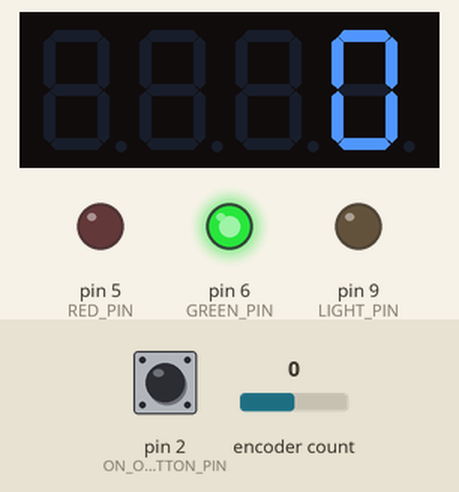
This sketch was run on a simulated Arduino Uno, built with avr-gcc and run on an emulated ATmega328P. Parts: 4-digit seven-segment display, output pins drawn as LEDs (lit = HIGH). The test bench sets the inputs (shaded band); at power-on: encoder count 0, pin 2 (ON_OFF_BUTTON_PIN) HIGH.

Above: at 1.2 s.
1.3 s: encoder count set to 1
At 2.0 s:
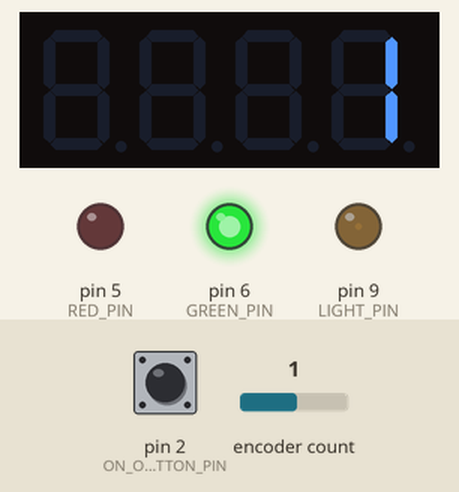
4.3 s: pin 2 (ON_OFF_BUTTON_PIN) pulled LOW for 0.15 s
At 5.4 s:
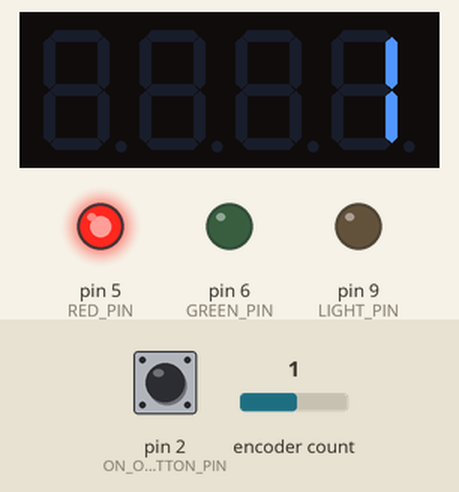
7.4 s: pin 2 (ON_OFF_BUTTON_PIN) pulled LOW for 1 s
At 11.2 s:
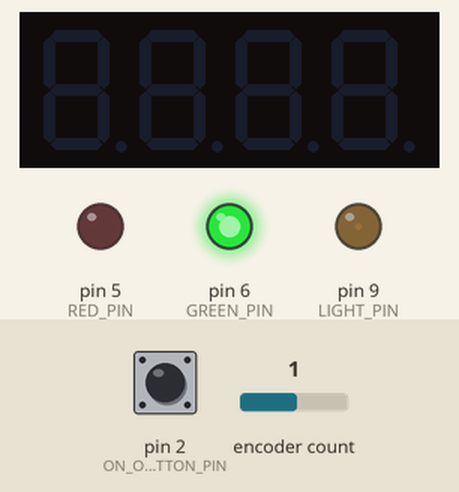
11.4 s: encoder count set to 5
At 12.2 s:
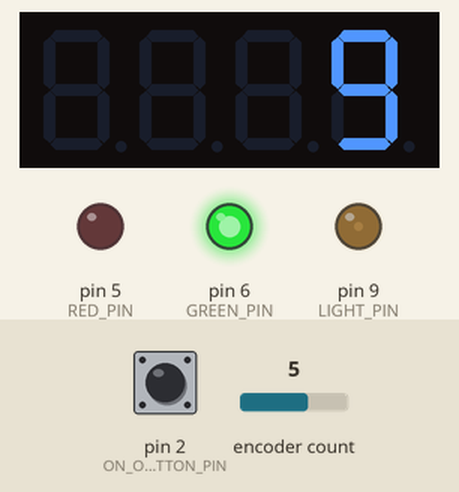
12.9 s: encoder count set to 6
At 13.2 s:
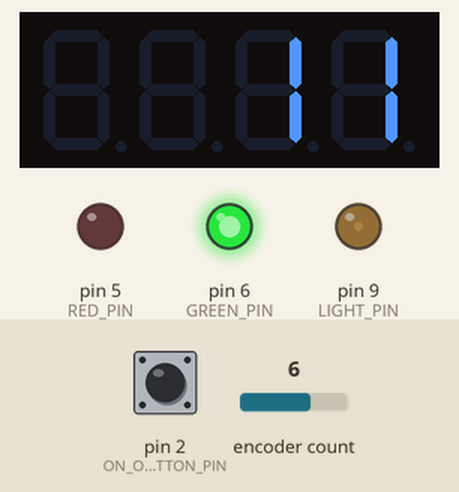
Timing chart, 0 to 15.9 s (numbered marks = the images above; inputs shaded):
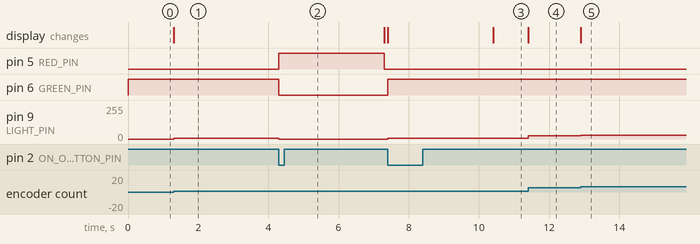

The sketch:

LedController.ino
```cpp
/* ================================================
    Контроллер для светодиодной ленты для стола


    by Ya0slav
    ================================================
*/


/*==========================================
              Настройки программы
  ========================================= */
#define SPEED 5 // Сколько добавлять к яркости за 1 сдвиг
#define ON_OFF_BUTTON_PIN 2 // Пин вкл/выкл кнопки(Лучше не менять)


/*==========================================
                   Энкодер
  ========================================= */
#define ENCODER_PIN_S1 3 // Пин S1 энкодера
#define ENCODER_PIN_S2 4 // Пин S2 энкодера


/*==========================================
                    Свет
  ========================================= */
#define LIGHT_PIN 9 // Пин для подключения ленты(через транзистор)
#define RED_PIN 5 // Нужен для состояния блокировки
#define GREEN_PIN 6 // Для состояния включения


/*==========================================
                   Дисплей
  ========================================= */
#define CLK 7 //Пин CLK
#define DIO 8 //Пин DIO
#define DISPLAY_TIMEOUT 3000 // Через сколько миллисекунд тухнет
                             // дисплей и/или красный светодиод


/*==========================================
   !!!!!!!!!!!!!!!!!!!!!!!!!!!!!!!!!!!!!!!!!

             ОСНОВНАЯ ПРОГРАММА

   !!!!!!!!!!!!!!!!!!!!!!!!!!!!!!!!!!!!!!!!!
  ========================================= */
#include <EncButton.h>
#include <GyverTM1637.h>

uint32_t disp_tmr;
volatile uint32_t btn_filter;

int i;
volatile bool isEnable = true;

GyverTM1637 disp(CLK, DIO);
EncButton<EB_TICK, ENCODER_PIN_S1, ENCODER_PIN_S2> enc;

void setup() {

  //Разгон шим
  TCCR1A = 0b00000001;
  TCCR1B = 0b00001001;

  pinMode(LIGHT_PIN, OUTPUT);
  pinMode(GREEN_PIN, OUTPUT);
  pinMode(RED_PIN, OUTPUT);
  pinMode(ON_OFF_BUTTON_PIN, INPUT_PULLUP);

  disp.clear();
  disp.brightness(7);

  attachInterrupt(digitalPinToInterrupt(ON_OFF_BUTTON_PIN), on_off, FALLING);
}

void loop() {

  encoder_logic();

  if (millis() - disp_tmr < DISPLAY_TIMEOUT) {
    disp.displayInt((int)map(i, 0, 255, 0, 100));
    digitalWrite(RED_PIN, !isEnable);
  }
  else {
    disp.clear();
    digitalWrite(RED_PIN, LOW);
  }

  digitalWrite(GREEN_PIN, isEnable);


  if (isEnable){
    analogWrite(LIGHT_PIN, i);
  }
  else analogWrite(LIGHT_PIN,LOW);

}

void encoder_logic() {
  enc.tick();

  if (!enc.turn()) return;
  disp_tmr = millis();
  if (!isEnable) return;


  if (enc.left()) {
    i -= SPEED;
    if (i < 0) i = 0;
  }
  else if (enc.right()) {
    i += SPEED;
    if (i > 255) i = 255;
  }

}

void on_off() {
  if ( millis() - btn_filter < 300) return; //Антидребезг

  isEnable = !isEnable;
  disp_tmr = millis();
  btn_filter = millis();
}
```

Measured:
- after the input at 1.3 s, pin 9 (LIGHT_PIN): 0/255 → 5/255 at once; the display: changes at once (image 1)
- after the input at 4.3 s, pin 5 (RED_PIN): LOW → HIGH at once, → LOW 3.0 s later; pin 6 (GREEN_PIN): HIGH → LOW at once; pin 9 (LIGHT_PIN): 5/255 → 0/255 at once
- after the input at 7.4 s, pin 6 (GREEN_PIN): LOW → HIGH at once; pin 9 (LIGHT_PIN): 0/255 → 5/255 at once; the display: first changes at once (image 3 shows a later state)
- after the input at 11.4 s, pin 9 (LIGHT_PIN): 5/255 → 25/255 at once; the display: first changes at once (image 4 shows a later state)
- after the input at 12.9 s, pin 9 (LIGHT_PIN): 25/255 → 30/255 at once; the display: changes at once (image 5)
